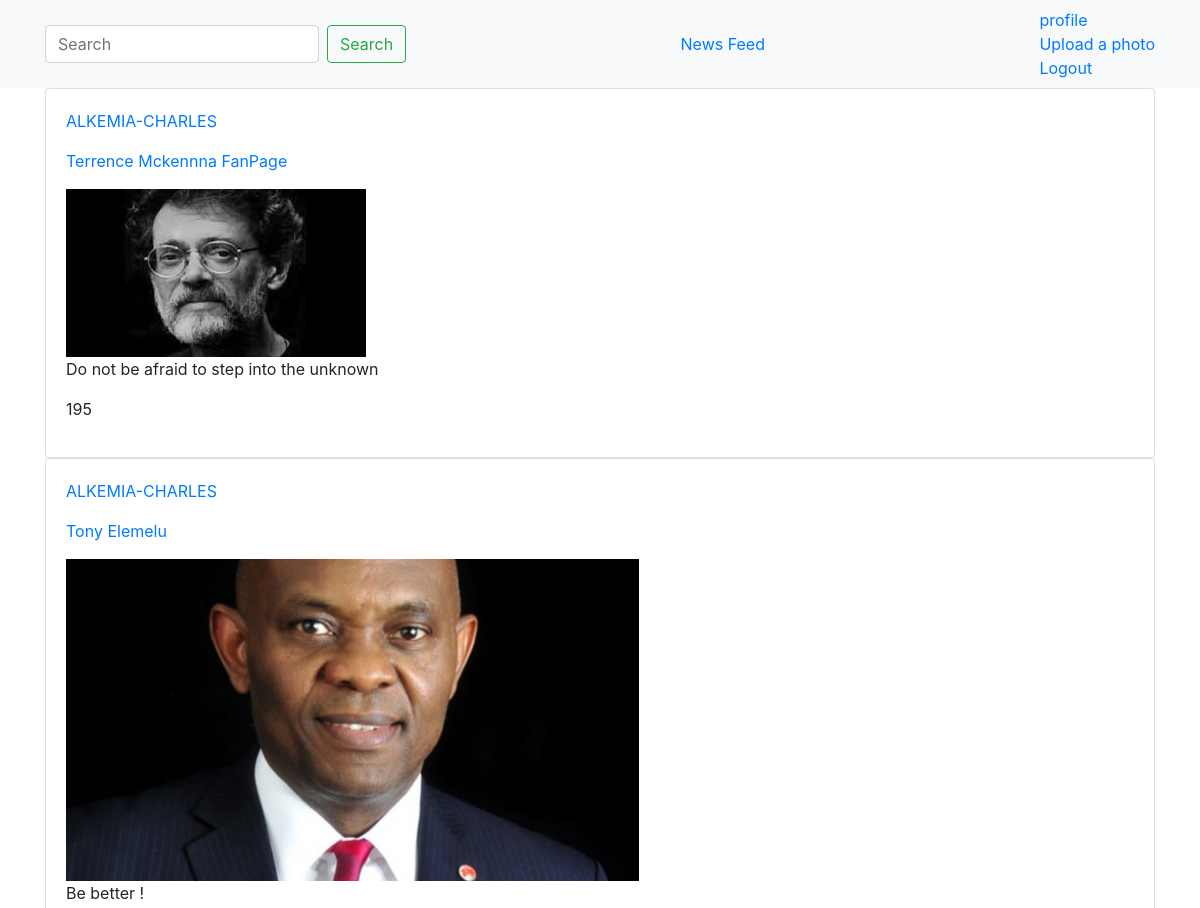
The app's page / (signed in, upper part), older data.
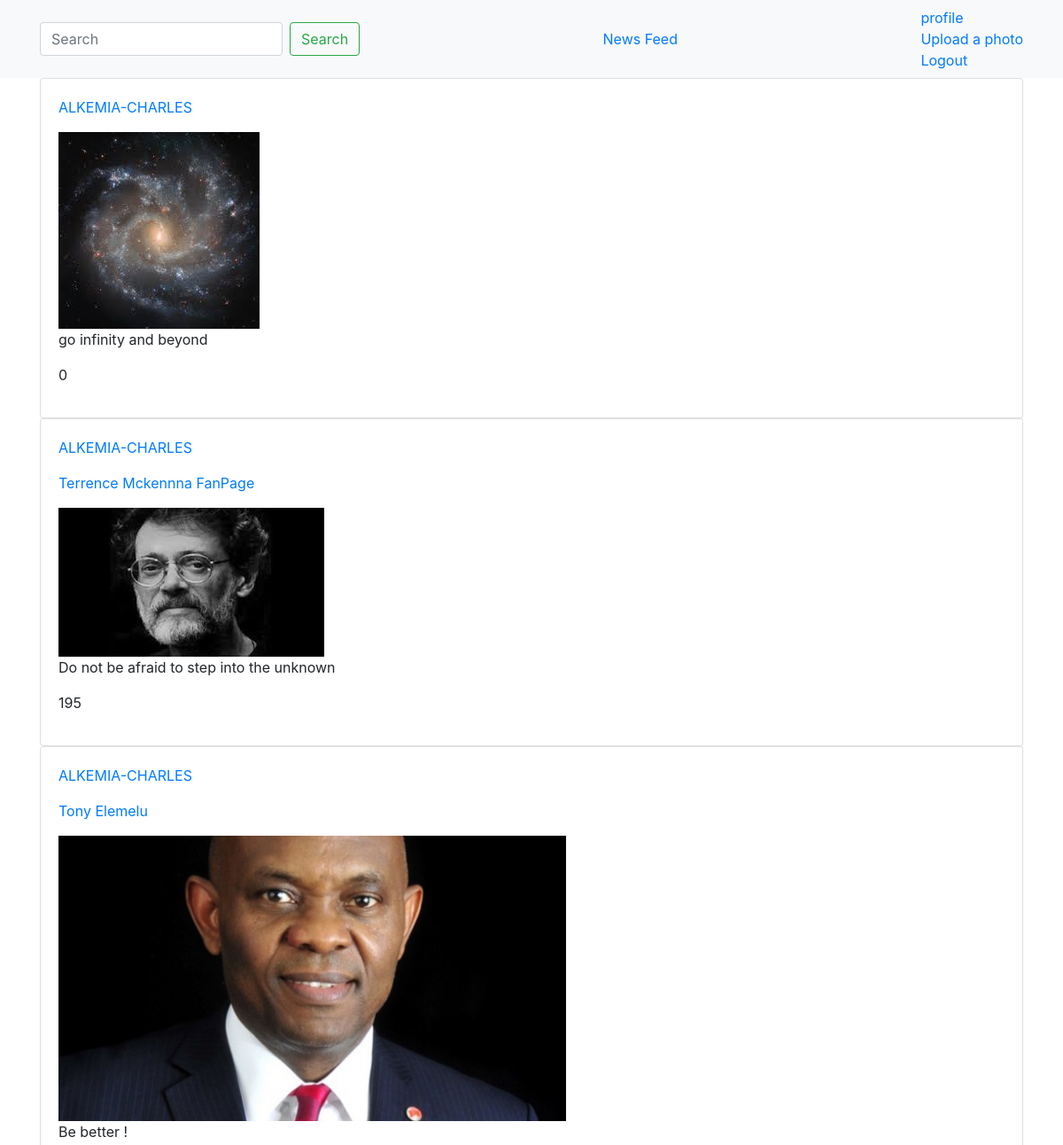
The same page, newer data.
### instagram/models.py (models this page shows, shortened)
class Post(models.Model):
    image= models.ImageField(default="default.jpg", upload_to="profile_pics")
    name = models.CharField(max_length=100)
    caption = models.TextField(max_length=250)
    likes = models.IntegerField(default=0,)
    post_date = models.DateTimeField(auto_now_add=True)
    masterkey = models.ForeignKey(User, on_delete=models.CASCADE)

### instagram/views.py (the view)
# urls.py: url(r'^$', DbListView.as_view(), name='index'),
class DbListView(LoginRequiredMixin,ListView):
    model = Post
    template_name = 'main/index.html'
    context_object_name = 'posts'
    ordering = ['-post_date']

### templates/main/index.html
{%extends "main/base.html"%}
{%block content%}
<div class="container">
    {% for post in posts %}
    <div class="card">
        <div class="card-body">
            <p><a href="{% url 'post-detail' post.id %}">{{user.username}}</a></p>
            <p><a href="{% url 'post-detail' post.id %}">{{post.name}}</a></p>
            <img src="{{post.image.url}}">
            <p>{{post.caption}}</p>
            <p>{{post.likes}}</p>
        </div>
    </div>
    {%endfor%}
</div>
{%endblock%}

Row changes from the older to the newer data that the page shows:
added Post: {{ user.username }} "ALKEMIA-CHARLES", image (picture), caption "go infinity and beyond", likes "0"
